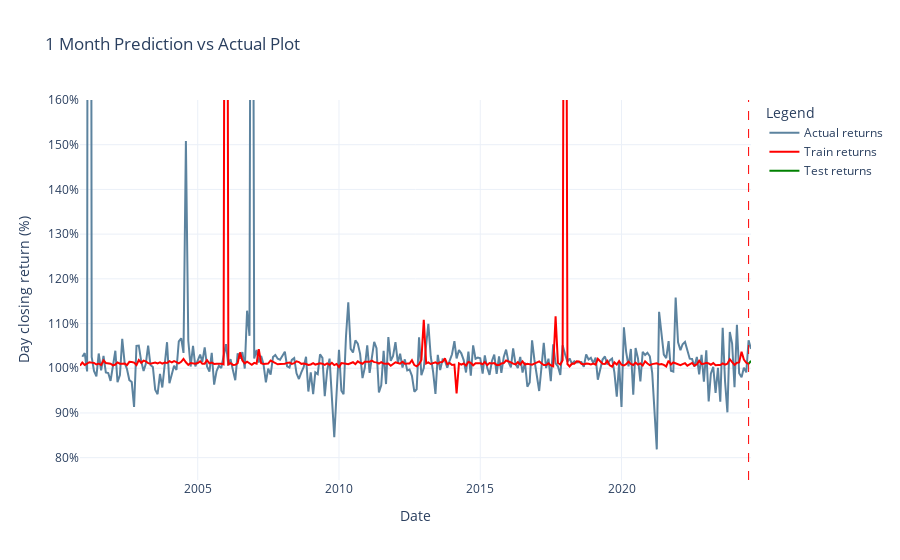

This figure's notebook cell:
### Markdown cell above
### 1 month Actual vs Prediction

### Code cell
importlib.reload(comparison)
y_train_mean_pred_1m, y_test_mean_pred_1m = comparison.get_train_test_mean_pred(y_train_pred_1m, y_test_pred_1m,
                                                                                len(df.columns))
comparison.generate_plot(df, df_tabular_multi, y_train_mean_pred_1m, y_test_mean_pred_1m)

### Figure 1 — Plotly figure (JSON) as saved in the notebook; plotly's stock layout.template omitted (floating-point values rounded to 4 significant figures; data arrays with more than 128 entries replaced by an {"elided": "..."} marker saying what was removed)
{"data": [{"line": {"color": "#5c839f", "width": 2}, "mode": "lines", "name": "Actual returns", "x": {"elided": "286 str values"}, "y": {"elided": "300 float values"}, "type": "scatter"}, {"line": {"color": "red", "width": 2}, "mode": "lines", "name": "Train returns", "x": {"elided": "285 str values"}, "y": {"elided": "285 float values"}, "type": "scatter"}, {"line": {"color": "green", "width": 2}, "mode": "lines", "name": "Test returns", "x": ["2024-07-01", "2024-08-01"], "y": [1.01, 1.017], "type": "scatter"}], "layout": {"shapes": [{"line": {"color": "red", "dash": "dash", "width": 1}, "type": "line", "x0": "2024-07-01", "x1": "2024-07-01", "xref": "x", "y0": 0, "y1": 1, "yref": "y domain"}], "yaxis": {"title": {"text": "Day closing return (%)"}, "tickformat": ".0%", "range": [0.75, 1.6]}, "title": {"text": "1 Month Prediction vs Actual Plot"}, "xaxis": {"title": {"text": "Date"}}, "legend": {"title": {"text": "Legend"}}}}
